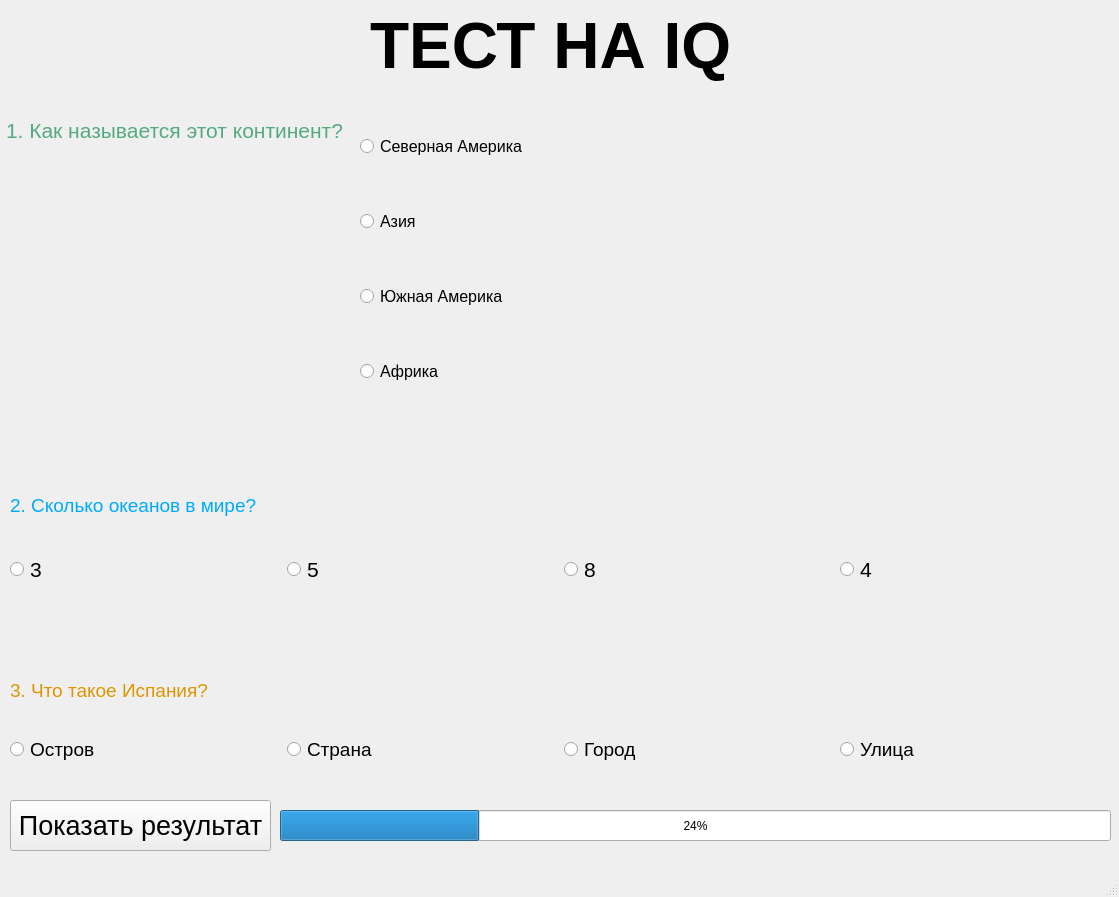
<?xml version="1.0" encoding="UTF-8"?>
<ui version="4.0">
 <class>MainWindow</class>
 <widget class="QMainWindow" name="MainWindow">
  <property name="geometry">
   <rect>
    <x>0</x>
    <y>0</y>
    <width>1119</width>
    <height>897</height>
   </rect>
  </property>
  <property name="windowTitle">
   <string>MainWindow</string>
  </property>
  <widget class="QWidget" name="centralwidget">
   <widget class="QLabel" name="label">
    <property name="geometry">
     <rect>
      <x>370</x>
      <y>-50</y>
      <width>521</width>
      <height>191</height>
     </rect>
    </property>
    <property name="font">
     <font>
      <pointsize>48</pointsize>
      <weight>75</weight>
      <bold>true</bold>
     </font>
    </property>
    <property name="text">
     <string>ТЕСТ НА IQ</string>
    </property>
   </widget>
   <widget class="QLabel" name="label_2">
    <property name="geometry">
     <rect>
      <x>6</x>
      <y>120</y>
      <width>1111</width>
      <height>20</height>
     </rect>
    </property>
    <property name="font">
     <font>
      <pointsize>16</pointsize>
     </font>
    </property>
    <property name="styleSheet">
     <string notr="true">color: rgb(85, 170, 127)</string>
    </property>
    <property name="text">
     <string>1. Как называется этот континент?</string>
    </property>
   </widget>
   <widget class="QLabel" name="label_3">
    <property name="geometry">
     <rect>
      <x>70</x>
      <y>150</y>
      <width>201</width>
      <height>271</height>
     </rect>
    </property>
    <property name="text">
     <string/>
    </property>
    <property name="pixmap">
     <pixmap>soundamerica.png</pixmap>
    </property>
   </widget>
   <widget class="QWidget" name="verticalLayoutWidget">
    <property name="geometry">
     <rect>
      <x>360</x>
      <y>90</y>
      <width>711</width>
      <height>341</height>
     </rect>
    </property>
    <layout class="QVBoxLayout" name="verticalLayout">
     <item>
      <widget class="QRadioButton" name="radioButton_2">
       <property name="font">
        <font>
         <pointsize>12</pointsize>
        </font>
       </property>
       <property name="text">
        <string>Северная Америка</string>
       </property>
      </widget>
     </item>
     <item>
      <widget class="QRadioButton" name="radioButton_3">
       <property name="font">
        <font>
         <pointsize>12</pointsize>
        </font>
       </property>
       <property name="text">
        <string>Азия</string>
       </property>
      </widget>
     </item>
     <item>
      <widget class="QRadioButton" name="radioButton">
       <property name="font">
        <font>
         <pointsize>12</pointsize>
        </font>
       </property>
       <property name="text">
        <string>Южная Америка</string>
       </property>
      </widget>
     </item>
     <item>
      <widget class="QRadioButton" name="radioButton_4">
       <property name="font">
        <font>
         <pointsize>12</pointsize>
        </font>
       </property>
       <property name="text">
        <string>Африка</string>
       </property>
      </widget>
     </item>
    </layout>
   </widget>
   <widget class="QLabel" name="label_4">
    <property name="geometry">
     <rect>
      <x>10</x>
      <y>490</y>
      <width>341</width>
      <height>31</height>
     </rect>
    </property>
    <property name="font">
     <font>
      <pointsize>14</pointsize>
     </font>
    </property>
    <property name="styleSheet">
     <string notr="true">Color: rgb(0, 170, 255)</string>
    </property>
    <property name="text">
     <string>2. Сколько океанов в мире?</string>
    </property>
   </widget>
   <widget class="QWidget" name="horizontalLayoutWidget">
    <property name="geometry">
     <rect>
      <x>10</x>
      <y>530</y>
      <width>1101</width>
      <height>80</height>
     </rect>
    </property>
    <layout class="QHBoxLayout" name="horizontalLayout">
     <item>
      <widget class="QRadioButton" name="radioButton_8">
       <property name="font">
        <font>
         <pointsize>16</pointsize>
        </font>
       </property>
       <property name="text">
        <string>3</string>
       </property>
      </widget>
     </item>
     <item>
      <widget class="QRadioButton" name="radioButton_7">
       <property name="font">
        <font>
         <pointsize>16</pointsize>
        </font>
       </property>
       <property name="text">
        <string>5</string>
       </property>
      </widget>
     </item>
     <item>
      <widget class="QRadioButton" name="radioButton_6">
       <property name="font">
        <font>
         <pointsize>16</pointsize>
        </font>
       </property>
       <property name="text">
        <string>8</string>
       </property>
      </widget>
     </item>
     <item>
      <widget class="QRadioButton" name="radioButton_5">
       <property name="font">
        <font>
         <pointsize>16</pointsize>
        </font>
       </property>
       <property name="text">
        <string>4</string>
       </property>
      </widget>
     </item>
    </layout>
   </widget>
   <widget class="QLabel" name="label_5">
    <property name="geometry">
     <rect>
      <x>10</x>
      <y>680</y>
      <width>231</width>
      <height>20</height>
     </rect>
    </property>
    <property name="font">
     <font>
      <pointsize>14</pointsize>
     </font>
    </property>
    <property name="styleSheet">
     <string notr="true">Color: rgb(223, 149, 0)</string>
    </property>
    <property name="text">
     <string>3. Что такое Испания?</string>
    </property>
   </widget>
   <widget class="QWidget" name="horizontalLayoutWidget_2">
    <property name="geometry">
     <rect>
      <x>10</x>
      <y>710</y>
      <width>1101</width>
      <height>80</height>
     </rect>
    </property>
    <layout class="QHBoxLayout" name="horizontalLayout_2">
     <item>
      <widget class="QRadioButton" name="radioButton_12">
       <property name="font">
        <font>
         <pointsize>14</pointsize>
        </font>
       </property>
       <property name="text">
        <string>Остров</string>
       </property>
      </widget>
     </item>
     <item>
      <widget class="QRadioButton" name="radioButton_11">
       <property name="font">
        <font>
         <pointsize>14</pointsize>
        </font>
       </property>
       <property name="text">
        <string>Страна</string>
       </property>
      </widget>
     </item>
     <item>
      <widget class="QRadioButton" name="radioButton_10">
       <property name="font">
        <font>
         <pointsize>14</pointsize>
        </font>
       </property>
       <property name="text">
        <string>Город</string>
       </property>
      </widget>
     </item>
     <item>
      <widget class="QRadioButton" name="radioButton_9">
       <property name="font">
        <font>
         <pointsize>14</pointsize>
        </font>
       </property>
       <property name="text">
        <string>Улица</string>
       </property>
      </widget>
     </item>
    </layout>
   </widget>
   <widget class="QPushButton" name="pushButton">
    <property name="geometry">
     <rect>
      <x>10</x>
      <y>800</y>
      <width>261</width>
      <height>51</height>
     </rect>
    </property>
    <property name="font">
     <font>
      <pointsize>20</pointsize>
     </font>
    </property>
    <property name="text">
     <string>Показать результат</string>
    </property>
   </widget>
   <widget class="QProgressBar" name="progressBar">
    <property name="geometry">
     <rect>
      <x>280</x>
      <y>810</y>
      <width>831</width>
      <height>31</height>
     </rect>
    </property>
    <property name="value">
     <number>24</number>
    </property>
   </widget>
  </widget>
  <widget class="QMenuBar" name="menubar">
   <property name="geometry">
    <rect>
     <x>0</x>
     <y>0</y>
     <width>1119</width>
     <height>21</height>
    </rect>
   </property>
  </widget>
  <widget class="QStatusBar" name="statusbar"/>
 </widget>
 <resources/>
 <connections/>
</ui>
